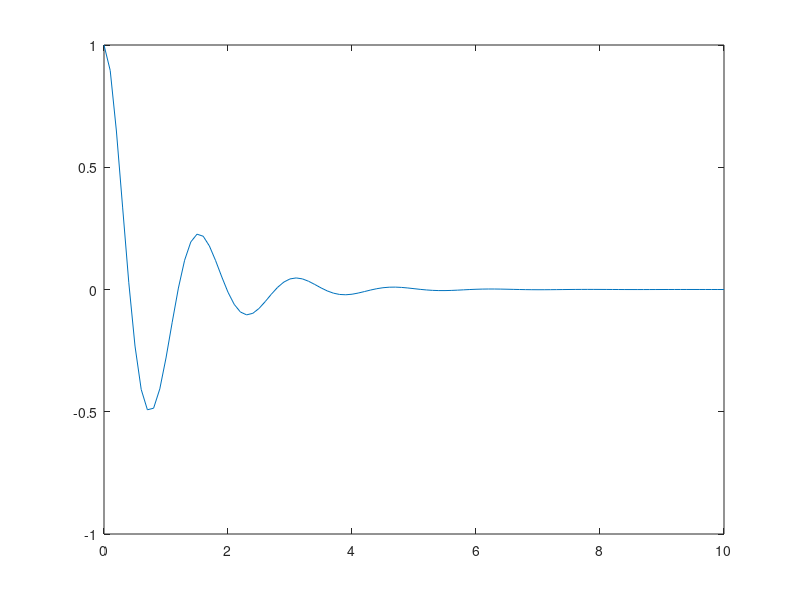

Recreate this plot in MATLAB.
clear all
clc

A = [0 1 0; 0 0 1; -1 -5 -6];
B = [0 1 1]';
C = [1 0 0];

Pc = [-1+4j -1-4j -10];

%qc = (A*A*A) + 12*A*A + 37*A + 170*eye(3,3);
%U = [B A*B A*A*B]
%U_inv = inv(U)

%K = -[0 0 1] * U_inv * qc

K = -acker(A,B,Pc)

Aa = [A+B*K];
Ba = [B];
Ca = [1 0 0];


t = 0:0.1:10;
u = 0*t;
x0 = [1 0 0]';

sys = ss(Aa, Ba, Ca, 0);
[Y X] = lsim(sys, u, t, x0);

title('Saída com Realimentação')
plot(t, Y)